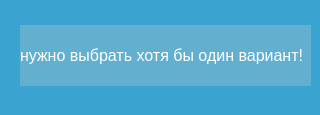
<?xml version="1.0" encoding="UTF-8"?>
<ui version="4.0">
 <class>Dialog</class>
 <widget class="QDialog" name="Dialog">
  <property name="geometry">
   <rect>
    <x>0</x>
    <y>0</y>
    <width>320</width>
    <height>115</height>
   </rect>
  </property>
  <property name="windowTitle">
   <string>Dialog</string>
  </property>
  <property name="styleSheet">
   <string notr="true">background-color: rgb(59, 163, 208);</string>
  </property>
  <widget class="QLabel" name="label">
   <property name="geometry">
    <rect>
     <x>20</x>
     <y>25</y>
     <width>291</width>
     <height>61</height>
    </rect>
   </property>
   <property name="palette">
    <palette>
     <active>
      <colorrole role="WindowText">
       <brush brushstyle="SolidPattern">
        <color alpha="255">
         <red>255</red>
         <green>255</green>
         <blue>255</blue>
        </color>
       </brush>
      </colorrole>
      <colorrole role="Button">
       <brush brushstyle="SolidPattern">
        <color alpha="255">
         <red>99</red>
         <green>175</green>
         <blue>208</blue>
        </color>
       </brush>
      </colorrole>
      <colorrole role="Base">
       <brush brushstyle="SolidPattern">
        <color alpha="255">
         <red>99</red>
         <green>175</green>
         <blue>208</blue>
        </color>
       </brush>
      </colorrole>
      <colorrole role="Window">
       <brush brushstyle="SolidPattern">
        <color alpha="255">
         <red>99</red>
         <green>175</green>
         <blue>208</blue>
        </color>
       </brush>
      </colorrole>
     </active>
     <inactive>
      <colorrole role="WindowText">
       <brush brushstyle="SolidPattern">
        <color alpha="255">
         <red>255</red>
         <green>255</green>
         <blue>255</blue>
        </color>
       </brush>
      </colorrole>
      <colorrole role="Button">
       <brush brushstyle="SolidPattern">
        <color alpha="255">
         <red>99</red>
         <green>175</green>
         <blue>208</blue>
        </color>
       </brush>
      </colorrole>
      <colorrole role="Base">
       <brush brushstyle="SolidPattern">
        <color alpha="255">
         <red>99</red>
         <green>175</green>
         <blue>208</blue>
        </color>
       </brush>
      </colorrole>
      <colorrole role="Window">
       <brush brushstyle="SolidPattern">
        <color alpha="255">
         <red>99</red>
         <green>175</green>
         <blue>208</blue>
        </color>
       </brush>
      </colorrole>
     </inactive>
     <disabled>
      <colorrole role="WindowText">
       <brush brushstyle="SolidPattern">
        <color alpha="255">
         <red>120</red>
         <green>120</green>
         <blue>120</blue>
        </color>
       </brush>
      </colorrole>
      <colorrole role="Button">
       <brush brushstyle="SolidPattern">
        <color alpha="255">
         <red>99</red>
         <green>175</green>
         <blue>208</blue>
        </color>
       </brush>
      </colorrole>
      <colorrole role="Base">
       <brush brushstyle="SolidPattern">
        <color alpha="255">
         <red>99</red>
         <green>175</green>
         <blue>208</blue>
        </color>
       </brush>
      </colorrole>
      <colorrole role="Window">
       <brush brushstyle="SolidPattern">
        <color alpha="255">
         <red>99</red>
         <green>175</green>
         <blue>208</blue>
        </color>
       </brush>
      </colorrole>
     </disabled>
    </palette>
   </property>
   <property name="font">
    <font>
     <pointsize>12</pointsize>
    </font>
   </property>
   <property name="styleSheet">
    <string notr="true">background-color: rgb(99, 175, 208);</string>
   </property>
   <property name="text">
    <string>нужно выбрать хотя бы один вариант!</string>
   </property>
  </widget>
 </widget>
 <resources/>
 <connections/>
</ui>
